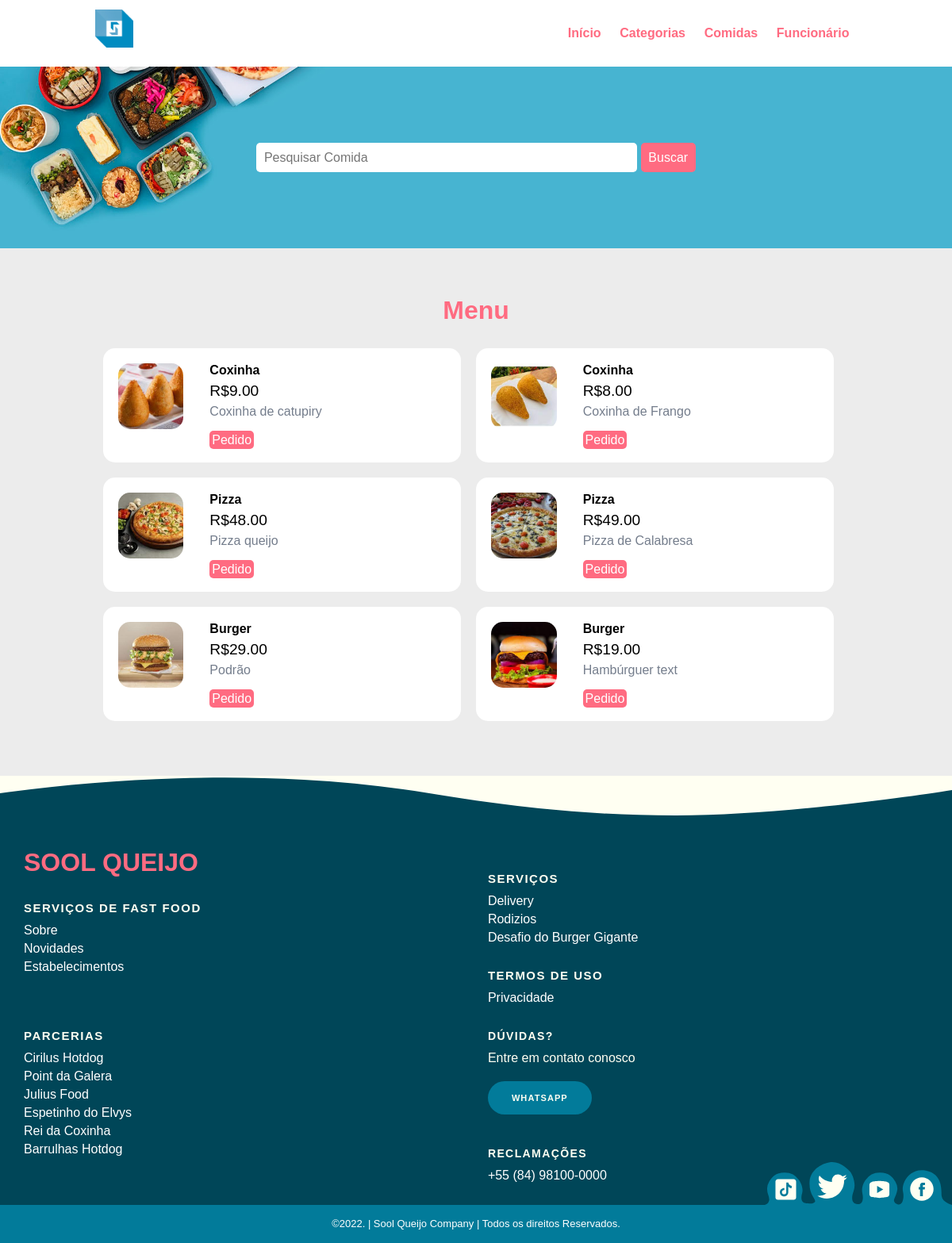
Screenshot of /foods.php with the database file from the repository.
### tables this page shows
CREATE TABLE `tbl_food` (
  `id` int(10) UNSIGNED NOT NULL,
  `title` varchar(100) NOT NULL,
  `description` text NOT NULL,
  `price` decimal(10,2) NOT NULL,
  `image_name` varchar(255) NOT NULL,
  `category_id` int(10) UNSIGNED NOT NULL,
  `featured` varchar(10) NOT NULL,
  `active` varchar(10) NOT NULL
);

### foods.php (the view, shortened to what this page needs)
<?php
include('partials-front/menu.php');
?>
<section class="food-search text-center">
    <div class="container">
        <form action="<?php echo SITEURL; ?>food-search.php" method="POST">
           <input type="search" name="search" placeholder="Pesquisar Comida" required>
              <input type="submit" name="submit" value="Buscar"class="btn btn-primary">
               </form>
                  </div>
                    </section>
                 <section class="food-menu">
              <div class="container">
            <h2 class="text-center">Menu</h2><?php $sql="SELECT * FROM tbl_food WHERE active='Yes'";
     $res=mysqli_query($conn, $sql);
     $count=mysqli_num_rows($res);
     if($count>0) {
       while($row=mysqli_fetch_assoc($res)) {
        $id=$row['id'];
        $title=$row['title'];
        $description=$row['description'];
        $price=$row['price'];
        $image_name=$row['image_name'];
       ?>
       <div class="food-menu-box">
         <div class="food-menu-img"><?php if($image_name=="") {
           echo "<div class='error'>Image not Available.</div>";
             }
        else {
            ?>
            <img src="<?php echo SITEURL; ?>images/food/<?php echo $image_name; ?>" alt="Imagem de Lanche"
                class="img-responsive img-curve">
                    <?php
                       }
                    ?>
               </div>
            <div class="food-menu-desc">
              <h4>
                  <?php echo $title;
                     ?>
                      </h4>
                         <p class="food-price">R$<?php echo $price;?>
                           </p>
                             <p class="food-detail">
                                 <?php echo $description;
                                    ?>
                              </p><br>
                            <a href="<?php echo SITEURL; ?>order.php?food_id=<?php echo $id; ?>" class="btn btn-primary">Pedido</a>
                      </div>
                 </div><?php
                }
               }
else {
    echo "<div class='error'>Não encontrei</div>";
}
?>
      </div>
       </section><?php include('partials-front/footer.php');
      ?>

### css/style.css (style rules this page uses)
* { margin: 0 0; padding: 0 0; font-family: Arial, Helvetica, sans-serif; }
.container { width: 80%; margin: 0 auto; padding: 1%; }
.img-responsive { width: 100%; }
.img-curve { border-radius: 15px; }
.text-center { text-align: center; }
a { color: #ff6b81; text-decoration: none; }
.btn { padding: 1%; border: none; font-size: 1rem; border-radius: 5px; }
.btn-primary { background-color: #ff6b81; color: white; cursor: pointer; }
h2 { color: #ff6b81; font-size: 2rem; margin-bottom: 2%; }
.food-search { background-image: url(../images/bg.jpg); background-size: cover; background-repeat: no-repeat; background-position: center; padding: 7% 0; }
.food-search input[type="search"] { width: 50%; padding: 1%; font-size: 1rem; border: none; border-radius: 5px; }
.food-menu { background-color: #ececec; padding: 4% 0; }
.food-menu-box { width: 43%; margin: 1%; padding: 2%; float: left; background-color: white; border-radius: 15px; }
.food-menu-img { width: 20%; float: left; }
.food-menu-desc { width: 70%; float: left; margin-left: 8%; }
.food-price { font-size: 1.2rem; margin: 2% 0; }
.food-detail { font-size: 1rem; color: #747d8c; }

### rows the page displays
tbl_food: image_name (picture), title "Coxinha", price "9.00", description "Coxinha de catupiry"
tbl_food: image_name (picture), title "Coxinha", price "8.00", description "Coxinha de Frango"
tbl_food: image_name (picture), title "Pizza", price "48.00", description "Pizza queijo"
tbl_food: image_name (picture), title "Pizza", price "49.00", description "Pizza de Calabresa"
tbl_food: image_name (picture), title "Burger", price "29.00", description "Podrão"
tbl_food: image_name (picture), title "Burger", price "19.00", description "Hambúrguer text"
